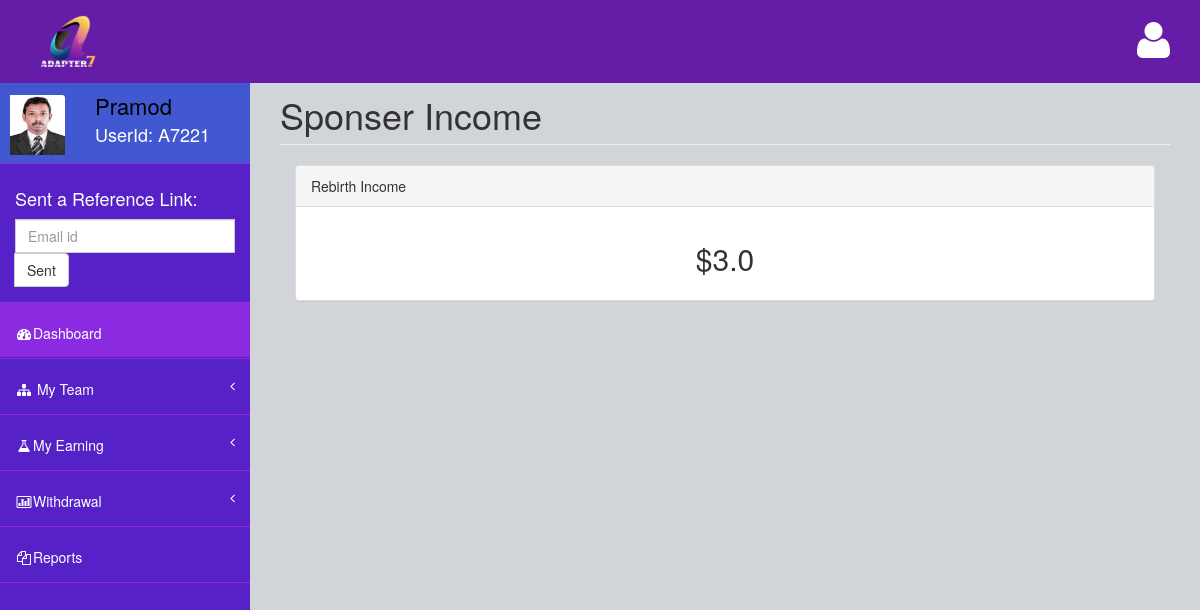
Before: /Rebirthincome (signed in) with the older database file.
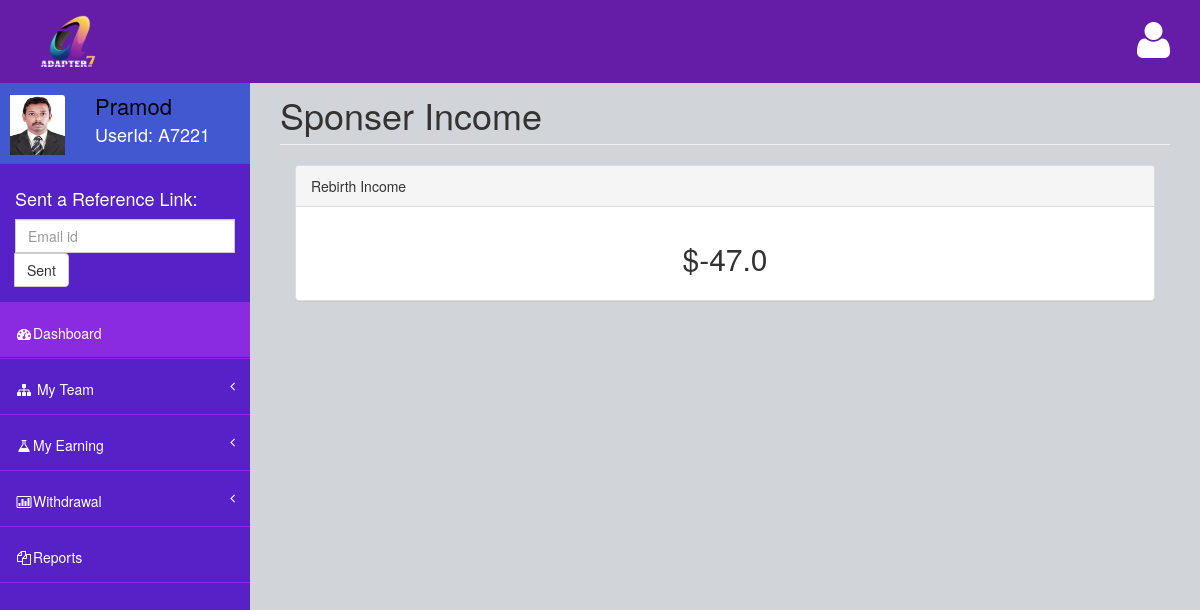
After: the same page with the newer database file.
### Home/models.py (models this page shows)
class UserDetails(models.Model):
    UserId = models.ForeignKey(User,on_delete=models.CASCADE)
    User_Key = models.CharField(max_length=255)
    User_Image = models.FileField(upload_to="profile_pic",null=True,blank=True)
    Hierachi_Level = models.IntegerField()
    Sponser_income = models.FloatField(null=True)
    Level_income = models.FloatField(null=True)
    My_income = models.FloatField(null=True)
    ReBirth_Income = models.FloatField(null=True)
    RebirthCount = models.IntegerField()

### Home/views.py (the view)
# urls.py: path("Rebirthincome",views.Rebirthincome,name="Rebirthincome"),
def Rebirthincome(request):
    userdetails = UserDetails.objects.get(UserId = request.user)
    T1 = TeamOne.objects.filter(Sponser = request.user)
    T1_S = TeamOne.objects.get(team = userdetails)
    userdetails_sponser = UserDetails.objects.get(UserId = T1_S.Sponser)
    team = TeamMembers.objects.filter(sponser = userdetails)
    teammembers = []
    for member in team:
        m = UserDetails.objects.get(UserId = member.member)
        teammembers.append(m)
    context = {
        "userdetails":userdetails,
        "total":userdetails.Sponser_income + userdetails.Level_income + userdetails.ReBirth_Income,
        "T1":T1,
        'T1_count':T1.count(),
        "T1_S":userdetails_sponser,
        "teammembers":teammembers,
    }
    return render(request,'rebirthincome.html',context)

### templates/rebirthincome.html
{% extends "index.html" %}
{% block content %}
<div class="row">
    <div class="col-lg-12">
        <h1 class="page-header">Sponser Income</h1>
    </div>
</div>
<div class="col-lg-12">
   <div class="panel panel-default">
       <div class="panel-heading">
           Rebirth Income
       </div>
       <div class="panel-body text-center">
            <h2>${{userdetails.ReBirth_Income}}</h2>
       </div>
   </div>
</div>
{% endblock %}

### templates/index.html (shortened to what this page needs)
{% load static %}
<!DOCTYPE html>
<html>
<head>
    <link href="{%static 'assets/plugins/bootstrap/bootstrap.css' %}" rel="stylesheet" />
    <link href="{%static 'assets/font-awesome/css/font-awesome.css' %}" rel="stylesheet" />
    <link href="{%static 'assets/plugins/pace/pace-theme-big-counter.css' %}" rel="stylesheet" />
    <link href="{%static 'assets/css/style.css' %}" rel="stylesheet" />
    <link href="{%static 'assets/css/main-style.css' %}" rel="stylesheet" />
    <link href="{%static 'assets/plugins/morris/morris-0.4.3.min.css' %}" rel="stylesheet" />
</head>
<body>
    <div id="wrapper">
        <nav class="navbar navbar-default navbar-fixed-top" role="navigation" id="navbar">
            <div class="navbar-header">
                <a class="navbar-brand" href="{%url 'Index' %}">
                    <img src="{%static 'assets/img/logo.png' %}" alt="" />
                </a>
            </div>
            <ul class="nav navbar-top-links navbar-right">
                <li class="dropdown">
                    <a class="dropdown-toggle" data-toggle="dropdown" href="#">
                        <i class="fa fa-user fa-3x"></i>
                    </a>
                </li>
            </ul>
        </nav>
        <nav class="navbar-default navbar-static-side" role="navigation">
            <div class="sidebar-collapse">
                <ul class="nav" id="side-menu">
                    <li>
                        <div class="user-section">
                            <div class="user-section-inner">
                                <img src="{{userdetails.User_Image.url}}" alt="">
                            </div>
                            <div class="user-info">
                                <div>{{request.user.first_name}} <strong></strong></div>
                                <div class="user-text-online">
                                    UserId: {{userdetails.User_Key}}
                                </div>
                            </div>
                        </div>
                    </li>
                    <li class="sidebar-search">
                        <h4 style="color:white">Sent a Reference Link:</h4>
                        <div class="input-group custom-search-form">
                            <form action="{%url 'SentRefrelLink' userdetails.id %}" method="post">
                                <input type="email" class="form-control" name="email" placeholder="Email id">
                                <span class="input-group-btn">
                                    <button class="btn btn-default" type="submit">
                                        Sent
                                    </button>
                                </span>
                            </form>
                        </div>
                    </li>
                    <li class="selected">
                        <a href="{%url 'Index' %}"><i class="fa fa-dashboard fa-fw"></i>Dashboard</a>
                    </li>
                    <li>
                        <a href="#"><i class="fa fa-sitemap fa-fw"></i> My Team<span class="fa arrow"></span></a>
                    </li>
                    <li>
                        <a href="#"><i class="fa fa-flask fa-fw"></i>My Earning<span class="fa arrow"></span></a>
                    </li>
                    <li>
                        <a href="#"><i class="fa fa-bar-chart-o fa-fw"></i>Withdrawal<span class="fa arrow"></span></a>
                    </li>
                    <li>
                        <a href="#"><i class="fa fa-files-o fa-fw"></i>Reports</a>
                    </li>
                </ul>
            </div>
        </nav>
        <div id="page-wrapper">
            {% block content %}{% endblock content %}
        </div>
    </div>
</body>
</html>

Changed rows visible on the page:
changed UserDetails: ReBirth_Income "3.0" → "-47.0"
